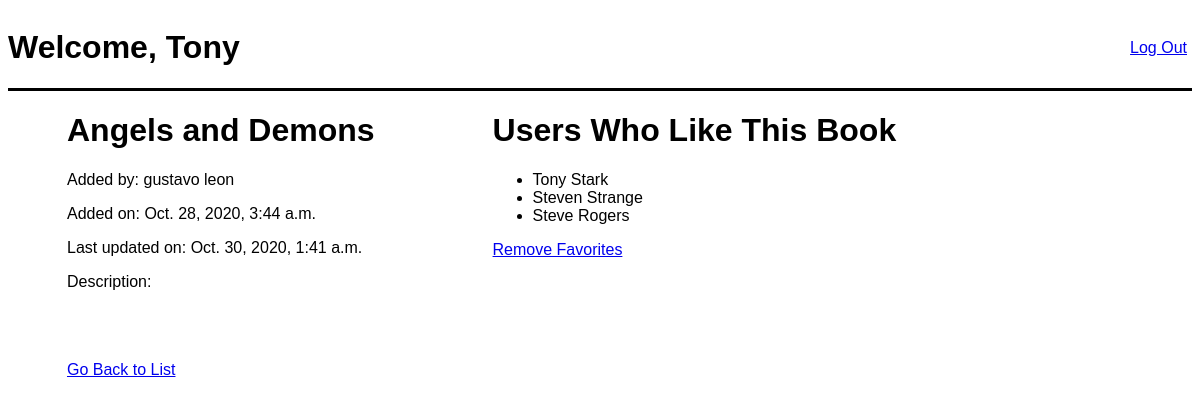
Screenshot of /books/1/ (signed in) with the database file from the repository.
### login_app/models.py (models this page shows)
class Users(models.Model):
    first_name = models.CharField(max_length=255)
    last_name = models.CharField(max_length=255)
    email = models.EmailField()
    password_hash = models.CharField(max_length=255)
    created_at = models.DateTimeField(auto_now_add=True)
    modified_at = models.DateTimeField(auto_now=True)
    objects = UserManager()

### books_app/models.py (models this page shows)
class Books(models.Model):
    title = models.CharField(max_length=255)
    description = models.TextField()
    created_at = models.DateTimeField(auto_now_add=True)
    modified_at = models.DateTimeField(auto_now=True)
    uploaded_by = models.ForeignKey(Users, related_name="books_uploaded",on_delete=models.CASCADE)
    users_who_like = models.ManyToManyField(Users, related_name="liked_books")
    objects = BookManager()

### books_app/views.py (the view)
# urls.py: path('<int:book_id>/', views.book_details),
def book_details(request, book_id):
    context = {
        'book': Books.objects.get(id=book_id),
        'user': Users.objects.get(id=request.session['user_id'])
    }
    return render(request, "book_details.html", context)

### books_app/templates/book_details.html (shortened to what this page needs)
<!DOCTYPE html>
<html lang="en">
<head>
    {% load static %}
    <link rel="stylesheet" href="{% static 'css/style2.css' %}">
</head>
<body>
    <div id="canvas">
        <div id="header">
            <h1>Welcome, {{request.session.name}}</h1>
            <a href="/logout">Log Out</a>
        </div>
        <div id="content">
            <div id="add">
                <form action="update" method="post">
                    {% if request.session.user_id == book.uploaded_by.id %}
                        <br>
                       <i>{{request.session.updated_message}}</i><br>
                        <input id="big-header" type="text" name="title" value="{{book.title}}">
                    {% else %}
                        <h1>{{book.title}}</h1>
                    {% endif %}
                    <p>Added by: {{book.uploaded_by.first_name}} {{book.uploaded_by.last_name}}</p>
                    <p>Added on: {{book.created_at}}</p>
                    <p>Last updated on: {{book.modified_at}}</p>
                    {% if request.session.user_id == book.uploaded_by.id %}
                        <textarea class="input-col" name="description"  cols="1" rows="5">{{book.description}}</textarea>     <br><br>
                        <div id="submit_button">
                            <input type="submit" value="Update">
                            <button><a id="delete_book" href="/books/{{book.id}}/delete">Delete book</a></button>
                        </div><br>
                        {% else %}
                        <p>Description: {{book.description}}</p>
                    {% endif %}
                    <br><br><br>
                    <a href="/books">Go Back to List</a>
                </form>
            </div>
            <div id="book_list">
                <h1>Users Who Like This Book</h1>
                <ul>
                {% for user in book.users_who_like.all %}
                    <li>{{user.first_name}} {{user.last_name}}</li>
                {% endfor %}
                </ul>
                {% if user in book.users_who_like.all %}
                <a href="/books/{{book.id}}/unlike">Remove Favorites</a>
                {% else %}
                <a href="/books/{{book.id}}/like">Add to Favorites</a>
                {% endif %}
            </div>
        </div>
    </div>
</body>
</html>

### books_app/static/css/style2.css (style rules this page uses)
* { font-family: Arial, Helvetica, sans-serif; }
#content { width: 80%; display: flex; justify-content: space-around; }
#header { display: flex; justify-content: space-between; border-bottom: 3px solid black; }
#header > a { margin: auto 5px; }

### rows the page displays
Users: session.name "Tony", first_name "Tony", last_name "Stark"
Books: title "Angels and Demons", uploaded_by.first_name "gustavo", uploaded_by.last_name "leon", created_at "Oct. 28, 2020, 3:44 a.m.", modified_at "Oct. 30, 2020, 1:41 a.m."
Users: first_name "Steven", last_name "Strange"
Users: first_name "Steve", last_name "Rogers"
